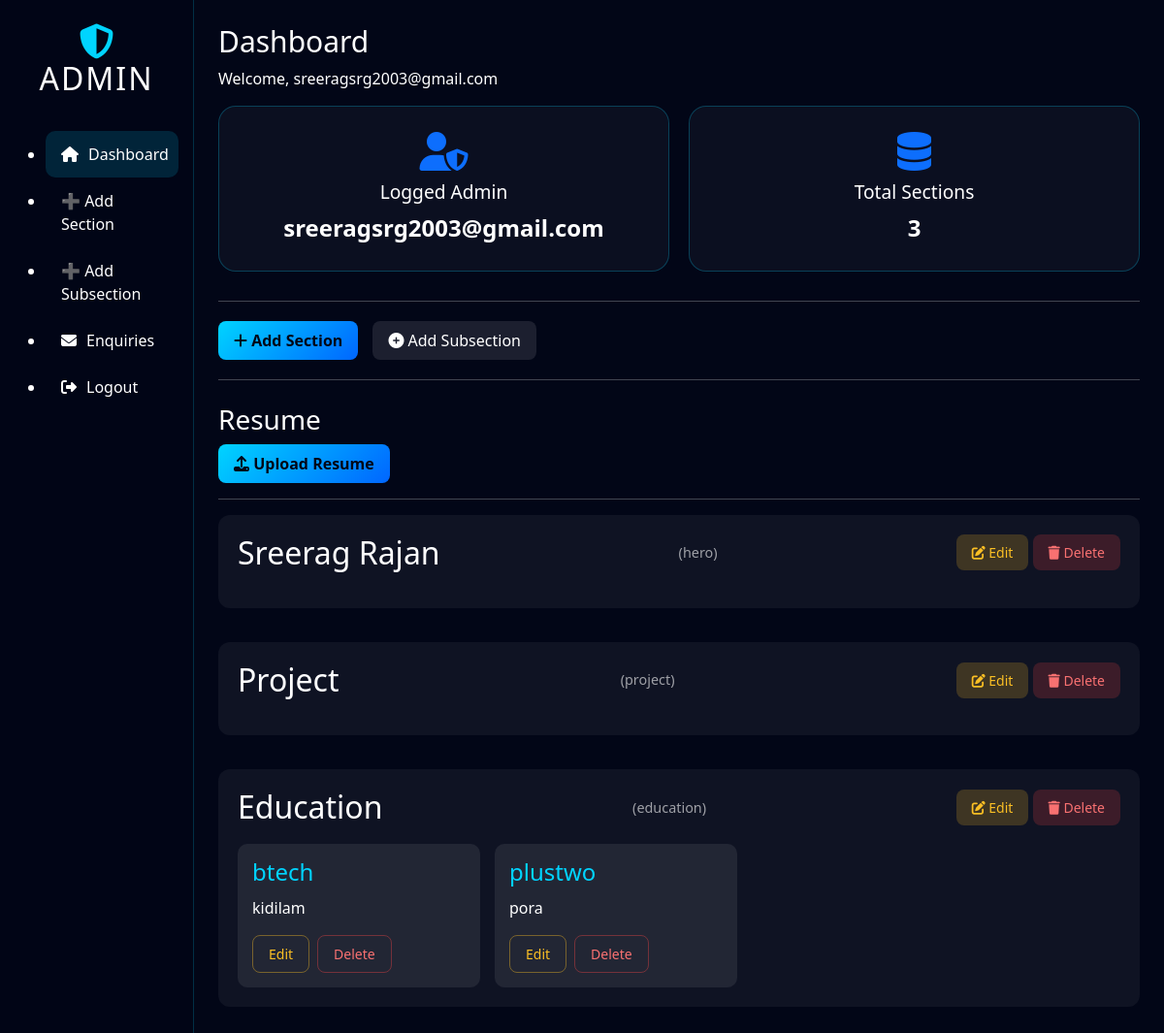
The page /admin/dashboard (signed in) on the database as committed earlier.
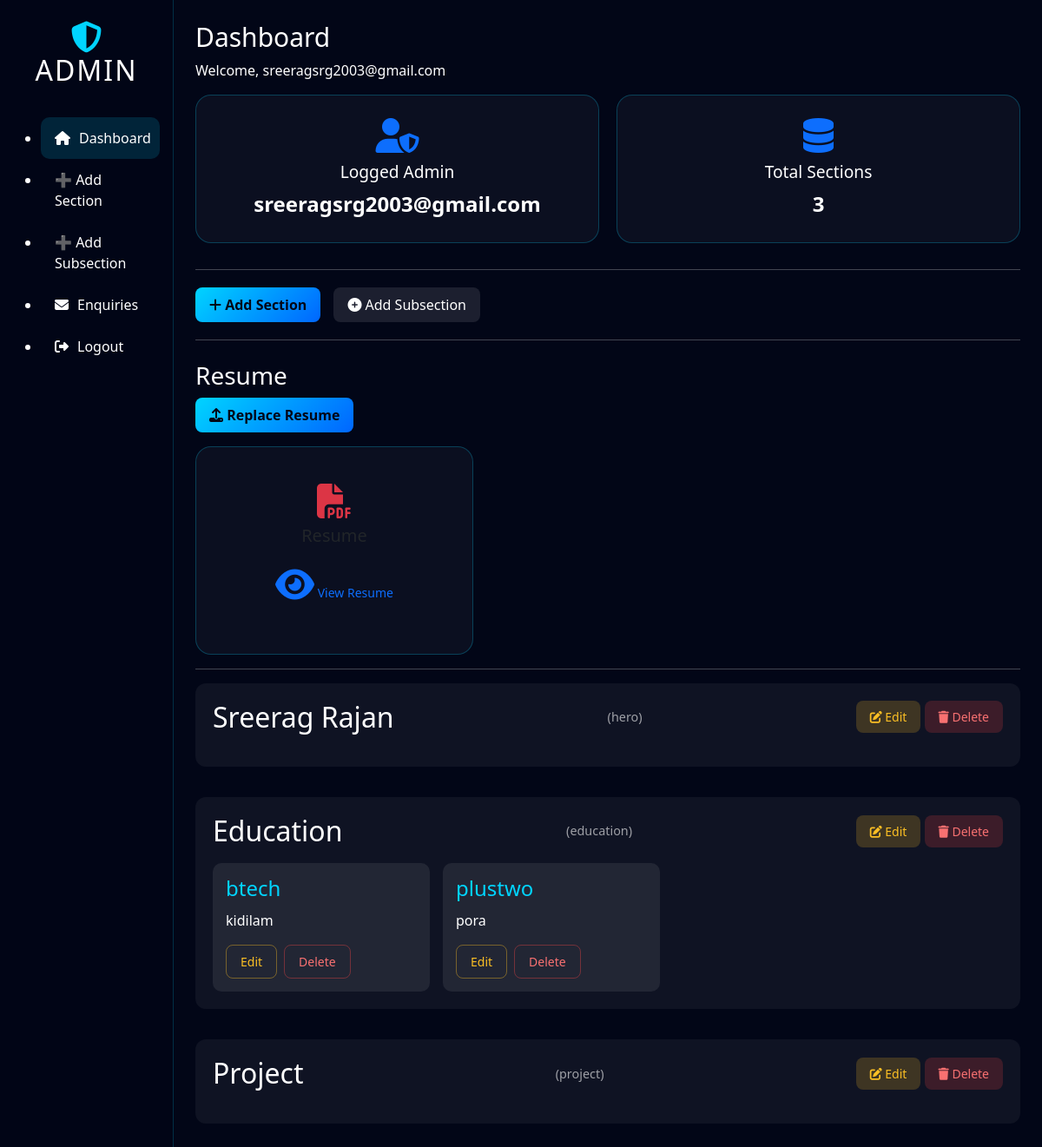
The same page on the database as committed later.
### models.py (models this page shows)
class SectionHead(db.Model):
    __tablename__ = "section_head"
    id = db.Column(db.Integer, primary_key=True)
    section_name = db.Column(db.String(100), unique=True, nullable=False)
    section_title = db.Column(db.String(200), nullable=False)
    section_description = db.Column(db.Text)
    display_order = db.Column(db.Integer, default=0)
    items = db.relationship("SectionBody", backref="section", cascade="all, delete",
                            order_by="SectionBody.item_order")

class SectionBody(db.Model):
    __tablename__ = "section_body"
    id = db.Column(db.Integer, primary_key=True)
    section_id = db.Column(db.Integer, db.ForeignKey("section_head.id"), nullable=False)
    content_key = db.Column(db.String(100), nullable=False)
    content_value = db.Column(db.Text, nullable=False)
    group_id = db.Column(db.Integer, default=0)
    item_order = db.Column(db.Integer, default=0)

### admin/routes.py (the view)
@admin_bp.route("/dashboard")
@login_required
def dashboard():
    sections = SectionHead.query.order_by(SectionHead.display_order).all()
    resume = Resume.query.first()
    return render_template(
        "admin_dashboard.html",
        sections=sections,
        resume=resume
    )

### admin/routes.py (called while the page is built)
def login_required(f):
    from functools import wraps
    @wraps(f)
    def wrapper(*args, **kwargs):
        if "admin_id" not in session:
            return redirect(url_for("admin.login"))
        return f(*args, **kwargs)
    return wrapper

### templates/admin_dashboard.html (shortened to what this page needs)
{% extends "admin_layout.html" %}
{% set active = "dashboard" %}
{% set page_title = "Dashboard" %}
{% block content %}
<div class="dashboard-cards">
    <div class="card">
        <i class="fas fa-user-shield text-primary"></i>
        <h3>Logged Admin</h3>
        <p>{{ session['admin_username'] }}</p>
    </div>
    <div class="card">
        <i class="fas fa-database text-primary"></i>
        <h3>Total Sections</h3>
        <p>{{ sections|length }}</p>
    </div>
</div>
<hr>
<div class="action-buttons">
    <a class="btn btn-primary" href="{{ url_for('admin.add_section_head') }}">
        <i class="fas fa-plus"></i> Add Section
    </a>
    <a class="btn btn-secondary" href="{{ url_for('admin.add_subsection') }}">
        <i class="fas fa-plus-circle"></i> Add Subsection
    </a>
</div>
<hr>
<h3 class="mt-4">Resume</h3>
<form action="{{ url_for('admin.upload_resume') }}" method="POST" enctype="multipart/form-data" class="mb-3">
    <label for="resumeUpload" class="btn btn-primary">
        <i class="fas fa-upload"></i>
        {{ "Replace Resume" if resume else "Upload Resume" }}
    </label>
</form>
{% if resume %}
<div class="card" style="max-width: 320px;">
    <div class="card-body text-center">
        <i class="fas fa-file-pdf fa-3x text-danger mb-2"></i>
        <h5>Resume</h5>
        <a href="{{ url_for('static', filename='uploads/resume/' + resume.filename) }}" target="_blank"
            class="btn btn-outline-primary btn-sm mt-2">
            <i class="fas fa-eye"></i> View Resume
        </a>
    </div>
</div>
{% endif %}
<hr>
{% for section in sections %}
<div class="section-block">
    <div class="section-header">
        <h2>{{ section.section_title }}</h2>
        <span class="section-name">({{ section.section_name }})</span>
        <div class="section-actions">
            <a href="{{ url_for('admin.edit_section', id=section.id) }}" class="btn btn-sm btn-warning">
                <i class="fas fa-edit"></i> Edit
            </a>
            <a href="{{ url_for('admin.delete_section', id=section.id) }}" class="btn btn-sm btn-danger"
                onclick="return confirm('Delete this section and all its subsections?');">
                <i class="fas fa-trash"></i> Delete
            </a>
        </div>
    </div>
    <div class="subsection-grid">
        {% for item in section.items %}
        <div class="sub-card">
            <h4>{{ item.content_key }}</h4>
            <p>{{ item.content_value }}</p>
            <div class="sub-actions">
                <a href="{{ url_for('admin.edit_subsection', id=item.id) }}" class="btn btn-sm btn-outline-warning">
                    Edit
                </a>
                <a href="{{ url_for('admin.delete_subsection', id=item.id) }}" class="btn btn-sm btn-outline-danger"
                    onclick="return confirm('Delete this subsection?');">
                    Delete
                </a>
            </div>
        </div>
        {% endfor %}
    </div>
</div>
{% endfor %}
{% endblock %}

### templates/admin_layout.html (shortened to what this page needs)
<!DOCTYPE html>
<html lang="en">
<head>
    <link href="https://cdn.jsdelivr.net/npm/bootstrap@5.3.3/dist/css/bootstrap.min.css" rel="stylesheet">
    <link rel="stylesheet" href="{{ url_for('static', filename='css/admin_dashboard.css') }}">
    <link rel="stylesheet" href="{{ url_for('static', filename='css/admin_forms.css') }}">
    <link rel="stylesheet" href="https://cdnjs.cloudflare.com/ajax/libs/font-awesome/6.6.0/css/all.min.css">
</head>
<body class="admin-body">
    <div class="container-fluid min-vh-100">
        <div class="row min-vh-100">
            <aside id="sidebarMenu" class="col-md-3 col-lg-2 sidebar collapse d-md-block">
                <div class="sidebar-header">
                    <i class="fas fa-shield-alt logo-icon"></i>
                    <h2>ADMIN</h2>
                </div>
                <ul class="sidebar-menu">
                    <li>
                        <a href="{{ url_for('admin.dashboard') }}"
                            class="{% if active=='dashboard' %}active{% endif %}">
                            <i class="fas fa-home"></i> Dashboard
                        </a>
                    </li>
                    <li>
                        <a href="{{ url_for('admin.add_section_head') }}">
                            ➕ Add Section
                        </a>
                    </li>
                    <li>
                        <a href="{{ url_for('admin.add_subsection') }}">
                            ➕ Add Subsection
                        </a>
                    </li>
                    <li>
                        <a href="{{ url_for('admin.enquiries') }}">
                            <i class="fas fa-envelope"></i> Enquiries
                        </a>
                    </li>
                    <li>
                        <a href="{{ url_for('admin.logout') }}" class="logout-btn">
                            <i class="fas fa-sign-out-alt"></i> Logout
                        </a>
                    </li>
                </ul>
            </aside>
            <main class="col-md-9 col-lg-10 main-content">
                <header class="admin-header">
                    <h1>{{ page_title }}</h1>
                    <p>Welcome, {{ session['admin_username'] }}</p>
                </header>
                <section class="content-section">
                    {% block content %}{% endblock %}
                </section>
            </main>
        </div>
    </div>
</body>
</html>

### static/css/admin_dashboard.css (style rules this page uses)
* { margin: 0; padding: 0; box-sizing: border-box; }
body.admin-body { background: #020617; color: #ffffff; min-height: 100vh; font-family: 'Segoe UI', Tahoma, Geneva, Verdana, sans-serif; }
.sidebar { background: rgba(2, 6, 23, 0.95); min-height: 100vh; border-right: 1px solid rgba(0, 212, 255, 0.2); padding: 25px 15px; }
.sidebar-header { text-align: center; margin-bottom: 35px; }
.logo-icon { font-size: 36px; color: #00d4ff; }
.sidebar-header h2 { color: #ffffff; letter-spacing: 2px; }
.sidebar-menu a { display: flex; align-items: center; gap: 10px; padding: 12px 16px; color: #ffffff !important; text-decoration: none; border-radius: 10px; transition: 0.3s ease; font-weight: 500; }
.sidebar-menu a:hover, .sidebar-menu a.active { background: rgba(0, 212, 255, 0.15); }
.main-content { padding: 25px; }
.admin-header h1 { font-size: 30px; color: #ffffff !important; }
.admin-header p { color: #ffffff !important; }
.dashboard-cards { display: flex; gap: 20px; margin-bottom: 30px; }
.card { flex: 1; background: rgba(255, 255, 255, 0.04); padding: 26px; border-radius: 18px; border: 1px solid rgba(0, 212, 255, 0.25); text-align: center; transition: 0.3s ease; }
.card p { color: #ffffff !important; }
.action-buttons { display: flex; gap: 15px; margin: 20px 0; }
.action-buttons a { text-decoration: none !important; }
.section-block { background: rgba(255,255,255,0.05); padding: 20px; border-radius: 12px; margin-bottom: 35px; }
.section-header { display: flex; justify-content: space-between; align-items: center; }
.section-header h2 { color: #ffffff; }
.subsection-grid { display: flex; gap: 15px; flex-wrap: wrap; margin-top: 18px; }
.sub-card { width: 250px; padding: 15px; background: rgba(255,255,255,0.08); border-radius: 10px; color: white; }
.sub-actions { margin-top: 10px; }
.dashboard-cards .card p, .dashboard-cards .card h3 { color: #ffffff !important; opacity: 1 !important; }
.dashboard-cards { display: flex; gap: 20px; margin-bottom: 30px; flex-wrap: wrap; }
.card { flex: 1; min-width: 200px; background: rgba(255, 255, 255, 0.04); padding: 26px; border-radius: 18px; border: 1px solid rgba(0, 212, 255, 0.25); text-align: center; transition: 0.3s ease; }
.card i { font-size: 2.5rem; margin-bottom: 10px; }
.card h3 { color: #ffffff !important; font-size: 1.2rem; margin-bottom: 8px; }
.card p { color: #ffffff !important; font-size: 1.5rem; font-weight: 600; margin: 0; }
.action-buttons { display: flex; gap: 15px; margin: 20px 0; flex-wrap: wrap; }
.section-block { background: rgba(255,255,255,0.05); padding: 20px; border-radius: 12px; margin-bottom: 35px; user-select: none; -webkit-user-select: none; }
.section-header { display: flex; justify-content: space-between; align-items: center; flex-wrap: wrap; gap: 15px; }
.section-header h2 { color: #ffffff; margin: 0; }
.section-name { color: rgba(255, 255, 255, 0.6); font-size: 0.9rem; }
.sub-card h4 { color: #00d4ff; margin-bottom: 10px; }
.sub-actions { margin-top: 10px; display: flex; gap: 8px; }
.btn { border-radius: 8px; padding: 8px 16px; transition: 0.3s ease; border: none; }
.btn-primary { background: linear-gradient(135deg, #00d4ff, #0066ff); color: #020617; font-weight: 600; }
.btn-secondary { background: rgba(255, 255, 255, 0.1); color: white; }
.btn-warning { background: rgba(251, 191, 36, 0.2); color: #fbbf24; }
.btn-danger { background: rgba(239, 68, 68, 0.2); color: #f87171; }
.btn-outline-warning { border: 1px solid rgba(251, 191, 36, 0.4); color: #fbbf24; }
.btn-outline-danger { border: 1px solid rgba(239, 68, 68, 0.4); color: #f87171; }

Rows that differ between the two databases and show on the page:
changed SectionHead "Education": moves up the list
Other text that changed with them:
{{ "Replace Resume" if resume else "Upload Resume" }}: "Upload Resume" → "Replace Resume"
text now shown: "Resume View Resume"
